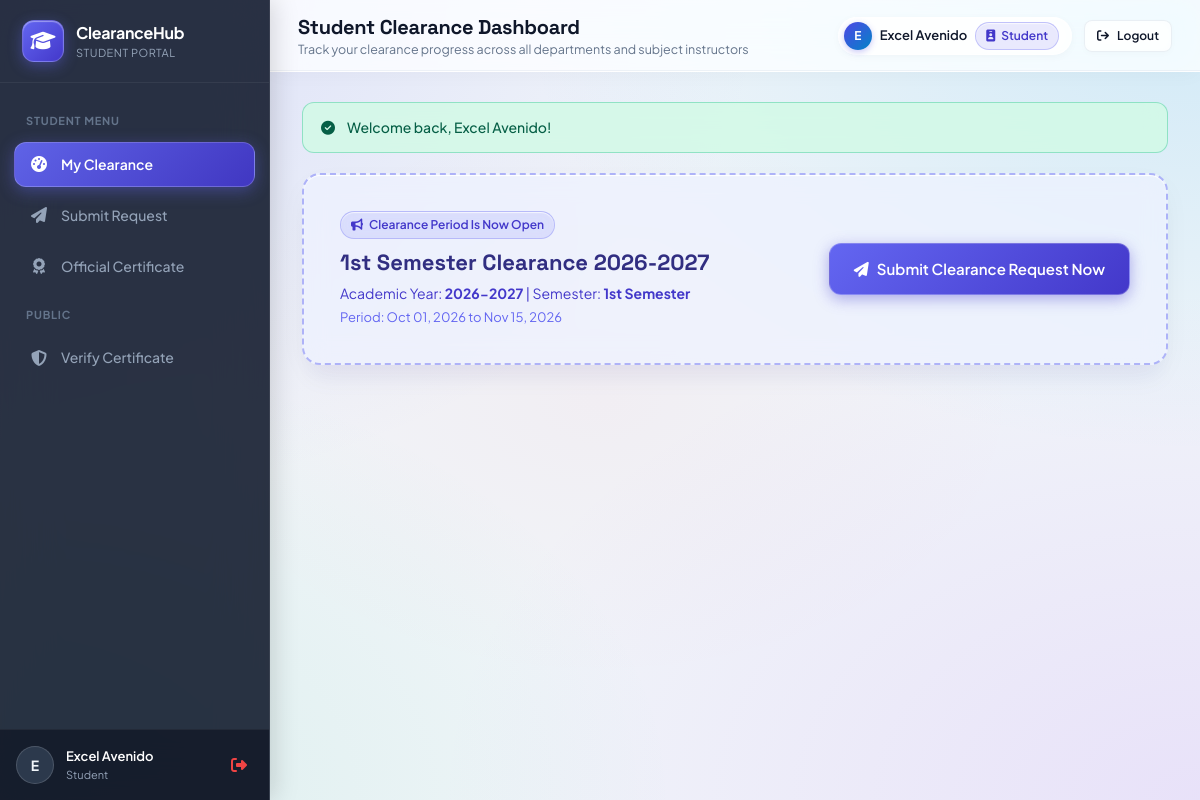
/student/dashboard.php (signed in), run on the app's committed database.
### tables this page shows
CREATE TABLE `clearance_periods` (
  `id` INT AUTO_INCREMENT PRIMARY KEY,
  `name` VARCHAR(100) NOT NULL,
  `academic_year` VARCHAR(50) NOT NULL,
  `semester` VARCHAR(30) NOT NULL,
  `start_date` DATE NOT NULL,
  `end_date` DATE NOT NULL,
  `is_active` TINYINT(1) DEFAULT 0,
  `created_at` TIMESTAMP DEFAULT CURRENT_TIMESTAMP
);

### config/helpers.php (called while the page is built, shortened)
<?php
function e(?string $string): string {
    return htmlspecialchars($string ?? '', ENT_QUOTES, 'UTF-8');
}
function url(string $path = ''): string {
    $base = defined('BASE_URL') ? BASE_URL : '/';
    return $base . ltrim($path, '/');
}
function format_datetime(?string $datetime, string $format = 'M d, Y h:i A'): string {
    return date($format, strtotime($datetime));
}

### student/dashboard.php (the view, shortened to what this page needs)
<?php
require_once __DIR__ . '/../config/db.php';
require_once __DIR__ . '/../config/helpers.php';
$user = current_user();
$periodStmt = $pdo->query("SELECT * FROM clearance_periods WHERE is_active = 1 LIMIT 1");
$activePeriod = $periodStmt->fetch();
$clearanceRequest = null;
if ($activePeriod) {
    $reqStmt = $pdo->prepare("
        SELECT * FROM clearance_requests
        WHERE student_id = ? AND period_id = ?
        LIMIT 1
    ");
    $reqStmt->execute([$user['id'], $activePeriod['id']]);
    $clearanceRequest = $reqStmt->fetch();
}
include __DIR__ . '/../includes/header.php';
include __DIR__ . '/../includes/navbar.php';
?>
<?php if (!$activePeriod): ?>
    <div class="card" style="text-align: center; padding: 48px 24px;">
        <i class="fa-solid fa-calendar-xmark" style="font-size: 48px; color: #94a3b8; margin-bottom: 16px;"></i>
        <h3>No Active Clearance Period</h3>
        <p style="color: var(--text-muted); max-width: 500px; margin: 8px auto 0;">The school administration has not opened an active clearance period yet. Please check back later or contact the Registrar.</p>
    </div>
<?php elseif (!$clearanceRequest): ?>
    <div class="card" style="padding: 36px; border: 2px dashed rgba(99, 102, 241, 0.45); background: rgba(238, 242, 255, 0.7); backdrop-filter: blur(12px);">
        <div style="display: flex; align-items: center; justify-content: space-between; flex-wrap: wrap; gap: 20px;">
            <div>
                <span class="badge badge-primary" style="margin-bottom: 10px;">
                    <i class="fa-solid fa-bullhorn"></i> Clearance Period is Now Open
                </span>
                <h3 style="color: #312e81; font-size: 22px;"><?= e($activePeriod['name']) ?></h3>
                <p style="color: #4338ca; margin-top: 6px; font-size: 14px;">
                    Academic Year: <strong><?= e($activePeriod['academic_year']) ?></strong> | Semester: <strong><?= e($activePeriod['semester']) ?></strong>
                </p>
                <p style="color: #6366f1; font-size: 13px; margin-top: 4px;">
                    Period: <?= format_datetime($activePeriod['start_date'], 'M d, Y') ?> to <?= format_datetime($activePeriod['end_date'], 'M d, Y') ?>
                </p>
            </div>
            <div>
                <a href="<?= url('student/request.php') ?>" class="btn btn-primary" style="padding: 14px 24px; font-size: 15px; box-shadow: 0 4px 15px rgba(67, 56, 202, 0.4);">
                    <i class="fa-solid fa-paper-plane"></i> Submit Clearance Request Now
                </a>
            </div>
        </div>
    </div>
<?php endif; ?>
<?php include __DIR__ . '/../includes/footer.php'; ?>

### assets/css/style.css (style rules this page uses)
:root { --primary: #4f46e5; --primary-hover: #4338ca; --primary-light: rgba(99, 102, 241, 0.12); --primary-glow: rgba(99, 102, 241, 0.28); --secondary: #0284c7; --secondary-glow: rgba(2, 132, 199, 0.25); --accent: #f59e0b; --success: #10b981; --success-bg: rgba(16, 185, 129, 0.12); --success-text: #065f46; --success-border: rgba(16, 185, 129, 0.3); --warning: #f59e0b; --warning-bg: rgba(245, 158, 11, 0.12); --warning-text: #92400e; --warning-border: rgba(245, 158, 11, 0.3); --danger: #ef4444; --danger-bg: rgba(239, 68, 68, 0.12); --danger-text: #991b1b; --danger-border: rgba(239, 68, 68, 0.3); --info: #3b82f6; --info-bg: rgba(59, 130, 246, 0.12); --info-text: #1e40af; --info-border: rgba(59, 130, 246, 0.3); --bg-page: #f1f5f9; --glass-bg: rgba(255, 255, 255, 0.72); --glass-bg-hover: rgba(255, 255, 255, 0.86); --glass-bg-solid: rgba(255, 255, 255, 0.94); --glass-bg-subtle: rgba(255, 255, 255, 0.45); --glass-surface-sec: rgba(241, 245, 249, 0.7); --glass-border: rgba(255, 255, 255, 0.75); --glass-border-hover: rgba(255, 255, 255, 0.95); --glass-border-subtle: rgba(226, 232, 240, 0.65); --border: rgba(226, 232, 240, 0.7); --border-focus: #818cf8; --text-main: #0f172a; --text-muted: #64748b; --text-light: #94a3b8; --radius-sm: 8px; --radius-md: 12px; --radius-lg: 18px; --radius-xl: 26px; --radius-full: 9999px; --glass-blur: blur(16px) saturate(180%); --glass-blur-heavy: blur(24px) saturate(190%); --glass-blur-subtle: blur(8px); --shadow-sm: 0 2px 8px rgba(0, 0, 0, 0.03), inset 0 1px 1px rgba(255, 255, 255, 0.9); --shadow-md: 0 8px 24px -4px rgba(15, 23, 42, 0.05), inset 0 1px 1px rgba(255, 255, 255, 0.9); --shadow-lg: 0 16px 36px -6px rgba(15, 23, 42, 0.08), 0 0 25px rgba(99, 102, 241, 0.05), inset 0 1px 2px rgba(255, 255, 255, 1); --shadow-glow: 0 8px 25px -4px var(--primary-glow); --glass-shadow: 0 10px 30px -5px rgba(15, 23, 42, 0.05), 0 20px 25px -5px rgba(67, 56, 202, 0.04), inset 0 1px 1px 0 rgba(255, 255, 255, 0.95); --transition: all 0.25s cubic-bezier(0.4, 0, 0.2, 1); }
* { box-sizing: border-box; margin: 0; padding: 0; }
body { font-family: 'Plus Jakarta Sans', sans-serif; background-color: var(--bg-page); background-image: radial-gradient(at 0% 0%, rgba(99, 102, 241, 0.16) 0px, transparent 45%), radial-gradient(at 100% 0%, rgba(14, 165, 233, 0.14) 0px, transparent 40%), radial-gradient(at 100% 100%, rgba(168, 85, 247, 0.12) 0px, transparent 45%), radial-gradient(at 0% 100%, rgba(16, 185, 129, 0.10) 0px, transparent 40%), radial-gradient(at 50% 50%, rgba(244, 63, 94, 0.04) 0px, transparent 50%); background-attachment: fixed; background-size: cover; color: var(--text-main); line-height: 1.5; min-height: 100vh; display: flex; flex-direction: column; }
h1, h2, h3, h4, h5, h6 { font-family: 'Space Grotesk', sans-serif; color: var(--text-main); line-height: 1.25; }
a { color: var(--primary); text-decoration: none; transition: var(--transition); }
.btn { display: inline-flex; align-items: center; justify-content: center; gap: 8px; padding: 9px 18px; font-size: 14px; font-weight: 600; font-family: inherit; border-radius: var(--radius-md); cursor: pointer; border: 1px solid transparent; transition: var(--transition); text-decoration: none; white-space: nowrap; }
.btn-primary { background: linear-gradient(135deg, #6366f1, #4338ca); color: #ffffff; border: 1px solid rgba(255, 255, 255, 0.25); box-shadow: 0 4px 14px rgba(67, 56, 202, 0.32), inset 0 1px 1px rgba(255, 255, 255, 0.4); }
.card { background: var(--glass-bg); backdrop-filter: var(--glass-blur); -webkit-backdrop-filter: var(--glass-blur); border: 1px solid var(--glass-border); border-radius: var(--radius-lg); box-shadow: var(--glass-shadow); padding: 24px; margin-bottom: 24px; transition: var(--transition); }
.badge { display: inline-flex; align-items: center; gap: 6px; padding: 4px 10px; border-radius: var(--radius-full); font-size: 12px; font-weight: 600; text-transform: capitalize; backdrop-filter: blur(8px); -webkit-backdrop-filter: blur(8px); box-shadow: inset 0 1px 1px rgba(255, 255, 255, 0.7); }
.badge-primary { background: rgba(99, 102, 241, 0.14); color: #4338ca; border: 1px solid rgba(99, 102, 241, 0.3); }

### data on the page
clearance_periods: name "1st Semester Clearance 2026-2027", academic_year "2026-2027", semester "1st Semester", start_date "Oct 01, 2026", end_date "Nov 15, 2026"

### other printed values
substr($user['name'] ?: $user['username'], 0, 1) "E"
$user['name'] ?: $user['username'] "Excel Avenido"
$user['role'] "Student"
$page_title "Student Clearance Dashboard"
$page_subtitle "Track your clearance progress across all departments and subject instructors"
$flash['message'] "Welcome back, Excel Avenido!"
